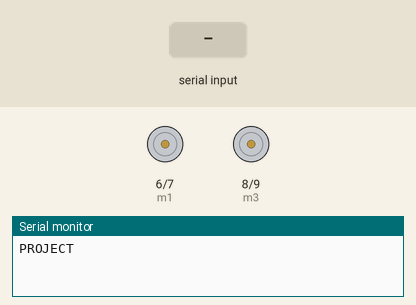
Bench run of a sketch on a simulated Arduino Uno, built with avr-gcc and run on an emulated ATmega328P. Parts: motor-driver pin pairs drawn as motors (green arrow = first pin HIGH = forward, orange = second pin HIGH = backward, longer = more drive), the last lines printed to the serial monitor. The test bench sets the inputs (shaded band).

Above: at 1.2 s.
1.3 s: "c" received over Serial
At 1.7 s:
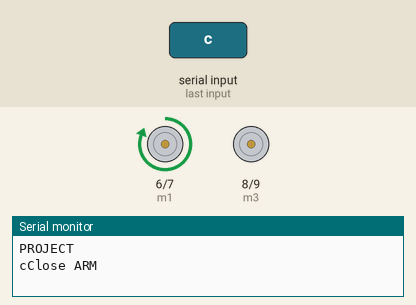
3.3 s: "u" received over Serial
At 3.7 s:
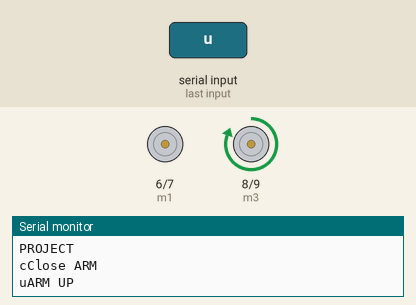
5.3 s: "d" received over Serial
At 5.7 s:
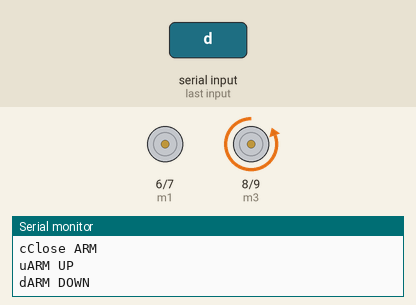
7.3 s: "o" received over Serial
At 7.7 s:
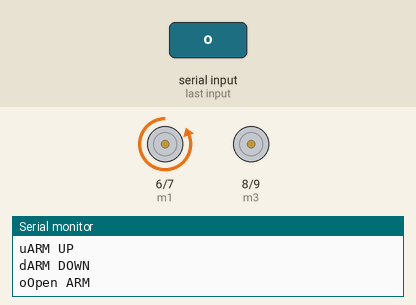
Timing chart, 0 to 10.3 s (numbered marks = the images above; inputs shaded):
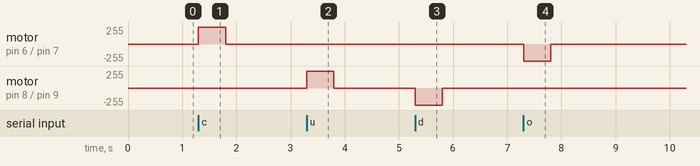

The sketch:

rescuerobot_code.ino
```cpp
int m1=6;
int m2=7;
int m3=8;
int m4=9;

int trigr=2;
int echo=3;
long duration;
int distance;

char state;
int flag;
int k=0;
int n=1;

void setup()
{
  Serial.begin(9600);
  pinMode(m1,OUTPUT);
  pinMode(m2,OUTPUT);
  pinMode(m3,OUTPUT);
  pinMode(m4,OUTPUT);
  pinMode(trigr,OUTPUT);
  pinMode(echo,INPUT);

  Serial.println("PROJECT");
}


void loop()
{

if(Serial.available())
  {
    state=Serial.read();
    Serial.print(state);

//  if(state=='f')
//  {
//     k=1;
//    digitalWrite(m1,HIGH);
//    digitalWrite(m2,LOW);
//    digitalWrite(m3,HIGH);
//    digitalWrite(m4,LOW);
//    Serial.println("Motor: Forward");
//  }
//   else if(state=='q')
//   {
//
//       digitalWrite(m5,LOW);//DOWN
//    digitalWrite(m6,HIGH);
//    delay(1000);
//    digitalWrite(m5,LOW);
//      digitalWrite(m6,LOW);
//
//    digitalWrite(m7,HIGH); //CLOSE
//    digitalWrite(m8,LOW);
//    delay(500);
//     digitalWrite(m7,LOW);
//    digitalWrite(m8,LOW);
//
//    delay(500);
//    digitalWrite(m5,HIGH); ///UP
//    digitalWrite(m6,LOW);
//    delay(1000);
//    digitalWrite(m5,LOW);
//      digitalWrite(m6,LOW);
//
//     }

  if(state=='c')
   {
     arm_close();
   }

   else if(state=='u')  //up
   {
    arm_up();
   }

   else if(state=='d')  //down
   {
    arm_down();
   }

   else if(state=='o')
   {
    arm_open();
   }


  else if(state=='s')
  {
    digitalWrite(m1,LOW);
    digitalWrite(m2,LOW);
    digitalWrite(m3,LOW);
    digitalWrite(m4,LOW);
  Serial.println("Motor: OFF");
    }

 else if(state=='t')
 {
  distance_val();
 }
}
}


void  arm_close()
{
  Serial.println("Close ARM");
 digitalWrite(m1,HIGH);
    digitalWrite(m2,LOW);
    delay(500);
     digitalWrite(m1,LOW);
    digitalWrite(m2,LOW);
}

void arm_open()

 {
    Serial.println("Open ARM");
     digitalWrite(m1,LOW);
    digitalWrite(m2,HIGH);
    delay(500);
     digitalWrite(m1,LOW);
    digitalWrite(m2,LOW);
   }

void arm_up()
{
  Serial.println("ARM UP");
   digitalWrite(m3,HIGH); ///UP
    digitalWrite(m4,LOW);
    delay(500);
       digitalWrite(m3,LOW);
    digitalWrite(m4,LOW);
}

void arm_down()
{
    Serial.println("ARM DOWN");
      digitalWrite(m3,LOW);//DOWN
    digitalWrite(m4,HIGH);
    delay(500);
      digitalWrite(m3,LOW);
    digitalWrite(m4,LOW);
}

void distance_val()
{
 digitalWrite(trigr,LOW);
  delayMicroseconds(2);

  digitalWrite(trigr,HIGH);
  delayMicroseconds(10);
  digitalWrite(trigr,LOW);

  duration=pulseIn(echo,HIGH);
  distance=(duration*0.034)/2;
  Serial.print("Distance= ");
  Serial.println(distance);
}
```

Measured:
- after the input at 1.3 s, motor on pin 6 (m1) / pin 7 (m2): stopped → forward 255/255 at once, → stopped 0.50 s later
- after the input at 3.3 s, motor on pin 8 (m3) / pin 9 (m4): stopped → forward 255/255 at once, → stopped 0.50 s later
- after the input at 5.3 s, motor on pin 8 (m3) / pin 9 (m4): stopped → backward 255/255 at once, → stopped 0.50 s later
- after the input at 7.3 s, motor on pin 6 (m1) / pin 7 (m2): stopped → backward 255/255 at once, → stopped 0.50 s later
